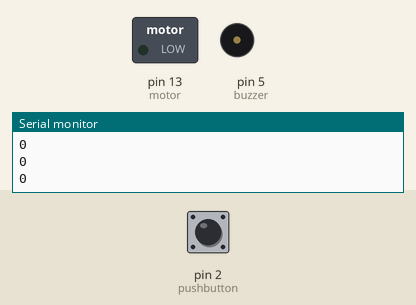
Recording of a sketch running on a simulated Arduino Uno, built with avr-gcc and run on an emulated ATmega328P. Parts: switched loads named in the sketch (green lamp = pin HIGH), buzzer (waves = sounding, pin HIGH), the last lines printed to the serial monitor. The test bench sets the inputs (shaded band); at power-on: pin 2 (pushbutton) LOW.

Above: at 0.9 s.
1.0 s: pin 2 (pushbutton) pulled HIGH for 3.2 s
At 4.6 s:
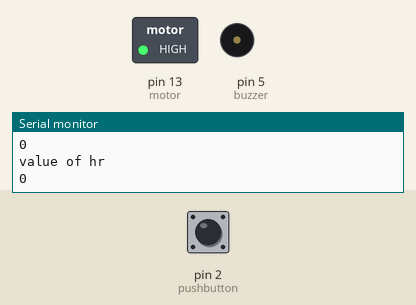
5.7 s: pin 2 (pushbutton) pulled HIGH for 0.15 s
At 6.9 s:
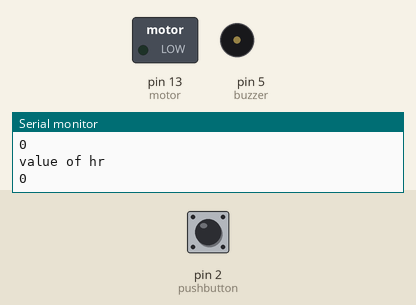
7.3 s: pin 2 (pushbutton) pulled HIGH for 1 s
At 9.0 s:
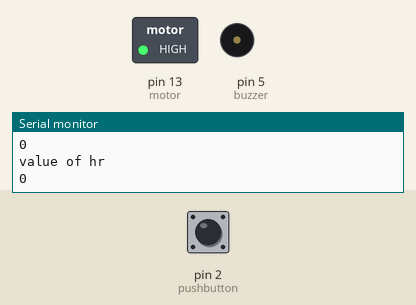
Timing chart, 0 to 10.5 s (numbered marks = the images above; inputs shaded):
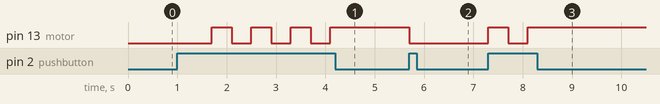

The sketch:

SmartHelmetSourceCode.ino
```cpp
#include <IRremote.h>
const int pushbutton=2;   //act as self for bike
const int motor=13;// connected to 547npn base to control motor
const int buzzer=5;// buzzer sounds if helmet is not weared during riding of bike
const int RECV_PIN = 3;  //ir signal received             //declared for receiving pulses
int c=0;        //TO TURN ON OR OFF MOTOR
int buttonstate=0; //to check self is clicked
int irstatus=0;  // to check ir received signal
int hr=0; // to count helmet removed status
IRrecv irrecv(RECV_PIN);
decode_results results;


void setup()
{  Serial.begin(9600);
   pinMode(motor, OUTPUT);
   pinMode(buzzer,OUTPUT);
   pinMode(pushbutton,INPUT);
   pinMode(RECV_PIN,INPUT);
   //Serial.begin(9600);
   irrecv.enableIRIn();// Start the receiver
   while(irstatus!=HIGH)
    {if (irrecv.decode(&results))
     Serial.println(results.value);
     irrecv.resume();
     Serial.println("irstatus");
     if(digitalRead(RECV_PIN)==LOW)
      {
        Serial.println("ir detected");
        delay(100);
        irstatus=HIGH;
      }
     else
     {
      Serial.println("IR NOT DETECTED!");
      delay(100);
     }
    }
   if(irstatus)
   {
     while(buttonstate!=HIGH)
     {


       Serial.println(buttonstate);
      // c++;// increase c to know number of times switch is pressed
      // delay(200);
      if(digitalRead(pushbutton)==HIGH)
      { buttonstate=HIGH;
        c++;
        delay(300);
      }
     }
   }
   if(buttonstate==HIGH)
   {
      digitalWrite(motor,HIGH);
   }
  // delay(300);
}

void loop() {
   buttonstate=digitalRead(pushbutton);
  if(buttonstate==HIGH)
   {
     c++;

   if(c%2==0)
    {
    digitalWrite(motor,LOW);
    delay(200);
    }
   else if(c%2!=0)
   {
     digitalWrite(motor,HIGH);
     delay(200);
    }

   }

  while(digitalRead(RECV_PIN)==HIGH &&hr<=50)
   {
      hr++;
     Serial.println("value of hr ");
     Serial.println(hr);
     if(digitalRead(pushbutton)==HIGH)
       {
        c++;
       // delay(200);

     if(c%2==0)
     {
      digitalWrite(motor,LOW);
      delay(100);
      hr=0;
     }
     else if(c%2!=0)
     {
      digitalWrite(motor,HIGH);
     }
      delay(100);
     }
     delay(100);
   }
  while(digitalRead(RECV_PIN)==LOW && hr>=50)
  {
    hr=0;
    delay(50);
    Serial.println("value of hr ");
    Serial.println(hr);
    if(digitalRead(pushbutton)==HIGH)
       {
        c++;
         if(c%2==0)
          {
           digitalWrite(motor,LOW);
            delay(200);
          }
           else if(c%2!=0)
          {
           digitalWrite(motor,HIGH);
           delay(200);
          }


       }

  }
  if(hr>=50 &&(c%2!=0))
  {
    digitalWrite(buzzer,HIGH);
    delay(50);
    digitalWrite(buzzer,LOW);
  }
  else if(hr<50)
  {
    digitalWrite(buzzer,LOW);
    //delay(500);
    hr=0;
  }

 Serial.println("value of hr ");
 Serial.println(hr);
 if(hr>50)
 {
   hr++;
 }
 delay(200);
 }
```

Measured:
- after the input at 1.0 s, pin 13 (motor): alternates HIGH for 0.40 s and LOW for 0.40 s, 7 changes in all, then stays HIGH, starting after 0.70 s
- after the input at 5.7 s, pin 13 (motor): HIGH → LOW at once
- after the input at 7.3 s, pin 13 (motor): LOW → HIGH at once, → LOW 0.40 s later, → HIGH 0.40 s later
